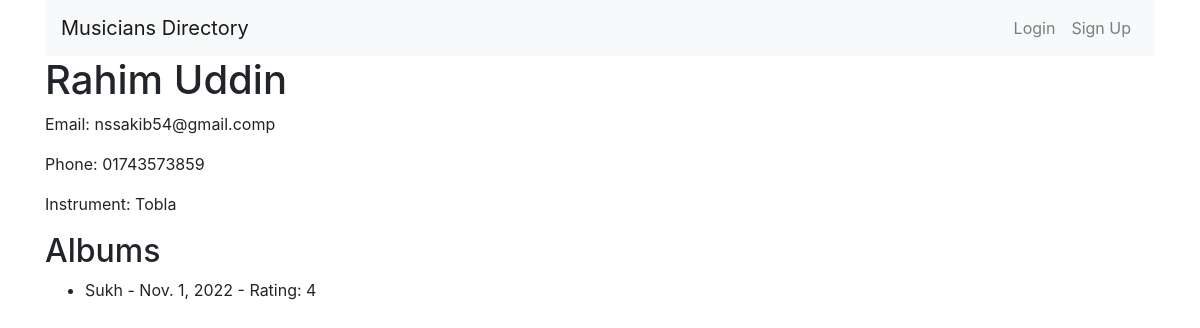
The page /musician/2/ on the database its author committed.
### directory/models.py (models this page shows, shortened)
class Musician(models.Model):
    first_name = models.CharField(max_length=100)
    last_name = models.CharField(max_length=100)
    email = models.EmailField()
    phone_number = models.CharField(max_length=15)
    instrument_type = models.CharField(max_length=100)

class Album(models.Model):
    musician = models.ForeignKey(Musician, on_delete=models.CASCADE)
    album_name = models.CharField(max_length=100)
    release_date = models.DateField()
    rating = models.IntegerField(choices=[(i, str(i)) for i in range(1, 6)])

### directory/views.py (the view)
# urls.py: path('musician/<int:pk>/', MusicianDetailView.as_view(), name='musician-detail'),
class MusicianDetailView(DetailView):
    model = Musician
    template_name = 'musician_detail.html'

### directory/templates/musician_detail.html
{% extends 'base.html' %}
{% load crispy_forms_tags %}
{% block content %}
<h1>{{ object.first_name }} {{ object.last_name }}</h1>
<p>Email: {{ object.email }}</p>
<p>Phone: {{ object.phone_number }}</p>
<p>Instrument: {{ object.instrument_type }}</p>
<h2>Albums</h2>
<ul>
    {% for album in object.album_set.all %}
        <li>{{ album.album_name }} - {{ album.release_date }} - Rating: {{ album.rating }}</li>
    {% endfor %}
</ul>
{% endblock %}

### rows shown on the page
Musician: first_name "Rahim", last_name "Uddin", email "nssakib54@gmail.comp", phone_number "01743573859", instrument_type "Tobla"
Album: album_name "Sukh", release_date "Nov. 1, 2022", rating "4"
